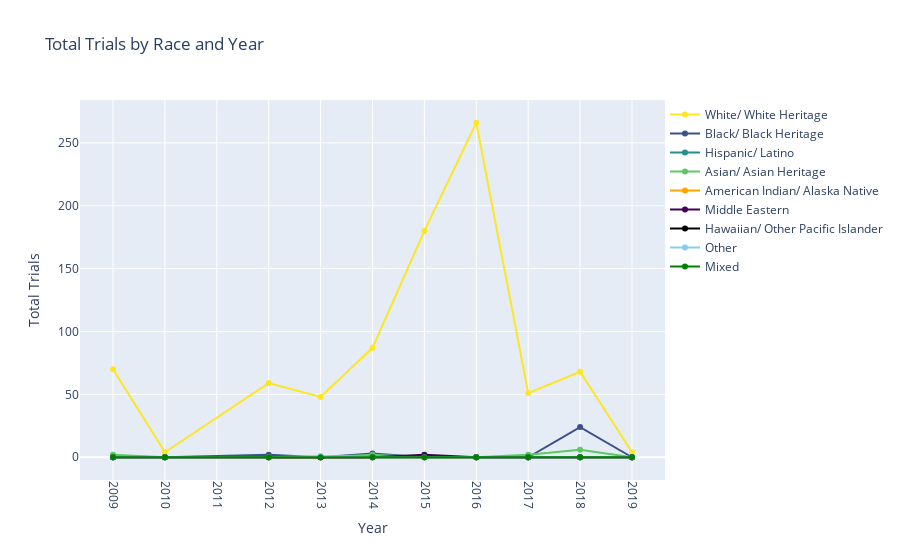

Notebook source saved alongside this figure:
### Code cell
# Define the colors for each race/ethnicity
# Plot the proportion of trials reporting each race/ethnicity over time
colors = ['#fde624', '#3b518b', '#21908c', '#5cc862', 'orange', '#430154','black','skyblue','green']

race_ethnicities = ['White/ White Heritage' ,'Black/ Black Heritage','Hispanic/ Latino','Asian/ Asian Heritage' ,'American Indian/ Alaska Native', 'Middle Eastern' ,'Hawaiian/ Other Pacific Islander','Other' ,'Mixed']

# Group the trials by year and race, and calculate the total count for each race by year
race_count_by_year = cancer_race.groupby(['year'])[race_ethnicities].sum()

# Create an empty list to store the line traces
data = []

# Create a line trace for each race
for i, race in enumerate(race_count_by_year.columns):
    trace = go.Scatter(
        x=race_count_by_year.index,
        y=race_count_by_year[race],
        mode='lines+markers',
        name=race,
        marker=dict(
            color=colors[i]
        )
    )
    data.append(trace)

# Create the layout
layout = go.Layout(
    title='Total Trials by Race and Year',
    xaxis=dict(
        title='Year',
        tickmode='linear',
        tick0=min(cancer_race['year']),
        dtick=1,
        tickangle=90
    ),
    yaxis=dict(
        title='Total Trials'
    ),
    legend=dict(
        x=1,
        y=1,
        bgcolor='rgba(255, 255, 255, 0.5)'
    )
)

# Create the figure and plot the chart
fig = go.Figure(data=data, layout=layout)
fig.show()

### Figure 1 — Plotly figure (JSON) as saved in the notebook; plotly's stock layout.template omitted (floating-point values rounded to 4 significant figures)
{"data": [{"marker": {"color": "#fde624"}, "mode": "lines+markers", "name": "White/ White Heritage", "type": "scatter", "x": [2009, 2010, 2012, 2013, 2014, 2015, 2016, 2017, 2018, 2019], "y": [70, 4, 59, 48, 87, 180, 266, 51, 68, 4]}, {"marker": {"color": "#3b518b"}, "mode": "lines+markers", "name": "Black/ Black Heritage", "type": "scatter", "x": [2009, 2010, 2012, 2013, 2014, 2015, 2016, 2017, 2018, 2019], "y": [0, 0, 2, 0, 3, 0, 0, 0, 24, 0]}, {"marker": {"color": "#21908c"}, "mode": "lines+markers", "name": "Hispanic/ Latino", "type": "scatter", "x": [2009, 2010, 2012, 2013, 2014, 2015, 2016, 2017, 2018, 2019], "y": [0, 0, 0, 0, 0, 0, 0, 0, 0, 0]}, {"marker": {"color": "#5cc862"}, "mode": "lines+markers", "name": "Asian/ Asian Heritage", "type": "scatter", "x": [2009, 2010, 2012, 2013, 2014, 2015, 2016, 2017, 2018, 2019], "y": [2, 0, 0, 0, 2, 0, 0, 2, 6, 0]}, {"marker": {"color": "orange"}, "mode": "lines+markers", "name": "American Indian/ Alaska Native", "type": "scatter", "x": [2009, 2010, 2012, 2013, 2014, 2015, 2016, 2017, 2018, 2019], "y": [0, 0, 0, 0, 0, 0, 0, 0, 0, 0]}, {"marker": {"color": "#430154"}, "mode": "lines+markers", "name": "Middle Eastern", "type": "scatter", "x": [2009, 2010, 2012, 2013, 2014, 2015, 2016, 2017, 2018, 2019], "y": [0, 0, 0, 0, 0, 2, 0, 0, 0, 0]}, {"marker": {"color": "black"}, "mode": "lines+markers", "name": "Hawaiian/ Other Pacific Islander", "type": "scatter", "x": [2009, 2010, 2012, 2013, 2014, 2015, 2016, 2017, 2018, 2019], "y": [0, 0, 0, 0, 0, 0, 0, 0, 0, 0]}, {"marker": {"color": "skyblue"}, "mode": "lines+markers", "name": "Other", "type": "scatter", "x": [2009, 2010, 2012, 2013, 2014, 2015, 2016, 2017, 2018, 2019], "y": [0, 0, 0, 1, 0, 0, 0, 0, 0, 0]}, {"marker": {"color": "green"}, "mode": "lines+markers", "name": "Mixed", "type": "scatter", "x": [2009, 2010, 2012, 2013, 2014, 2015, 2016, 2017, 2018, 2019], "y": [0, 0, 0, 0, 0, 0, 0, 0, 0, 0]}], "layout": {"legend": {"bgcolor": "rgba(255, 255, 255, 0.5)", "x": 1, "y": 1}, "title": {"text": "Total Trials by Race and Year"}, "xaxis": {"dtick": 1, "tick0": 2009, "tickangle": 90, "tickmode": "linear", "title": {"text": "Year"}}, "yaxis": {"title": {"text": "Total Trials"}}}}
